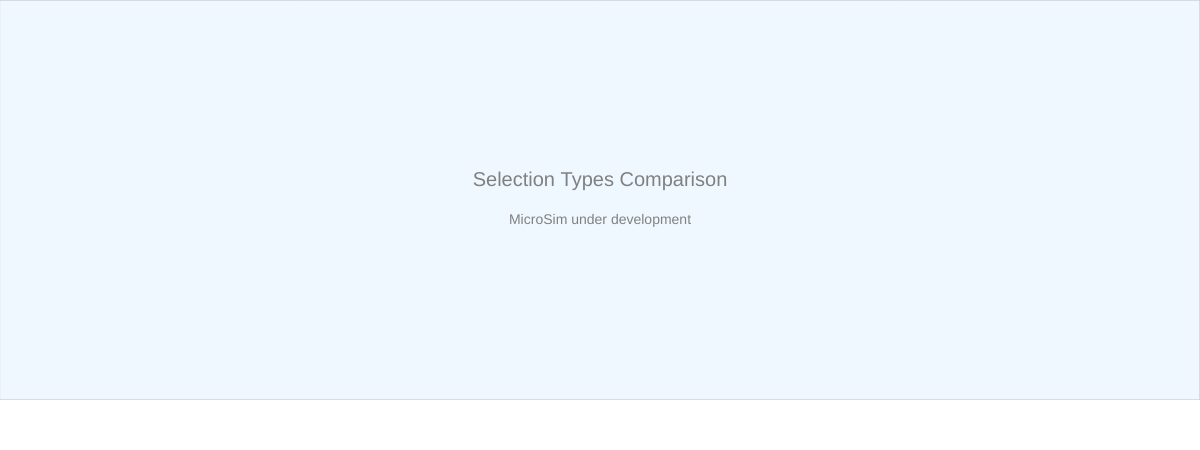
Frame 1 (no input)
Frame 60 (no input): identical to frame 1, image omitted
Frame 120 (the mouse pressed at the canvas centre since frame 60): identical to frame 1, image omitted

The p5.js sketch that drew this single still picture (run headless with seeded random() and noise() and a simulated clock; from frame 60 on, the mouse is pressed at the canvas centre):

// p5.js sketch
// ── sketch.js
// Selection Types Comparison
// CANVAS_HEIGHT: 450
let drawHeight = 400;
let controlHeight = 50;
let canvasWidth, canvasHeight;

function updateCanvasSize() {
    const container = document.querySelector('main');
    canvasWidth = container ? container.offsetWidth : windowWidth;
    canvasHeight = drawHeight + controlHeight;
}

function setup() {
    updateCanvasSize();
    const canvas = createCanvas(canvasWidth, canvasHeight);
    canvas.parent(document.querySelector('main'));
    textSize(16);
}

function draw() {
    // Drawing area
    fill('aliceblue');
    stroke('silver');
    strokeWeight(1);
    rect(0, 0, canvasWidth, drawHeight);

    // Control area
    fill('white');
    noStroke();
    rect(0, drawHeight, canvasWidth, controlHeight);

    // Placeholder text
    fill('gray');
    noStroke();
    textAlign(CENTER, CENTER);
    textSize(20);
    text('Selection Types Comparison', canvasWidth / 2, drawHeight / 2 - 20);
    textSize(14);
    text('MicroSim under development', canvasWidth / 2, drawHeight / 2 + 20);
}

function windowResized() {
    updateCanvasSize();
    resizeCanvas(canvasWidth, canvasHeight);
}

// ── main.html
<!DOCTYPE html>
<html lang="en">
<head>
    <meta charset="UTF-8">
    <meta name="viewport" content="width=device-width, initial-scale=1.0">
    <title>Selection Types Comparison</title>
    <script src="https://cdnjs.cloudflare.com/ajax/libs/p5.js/1.11.1/p5.min.js"></script>
    <style>
        body {
            margin: 0;
            padding: 0;
            overflow-x: hidden;
            font-family: Arial, Helvetica, sans-serif;
        }
        main {
            display: block;
            width: 100%;
            max-width: 100%;
            box-sizing: border-box;
        }
        canvas {
            display: block;
        }
    </style>
</head>
<body>
    <main></main>
    <script src="sketch.js"></script>
</body>
</html>
